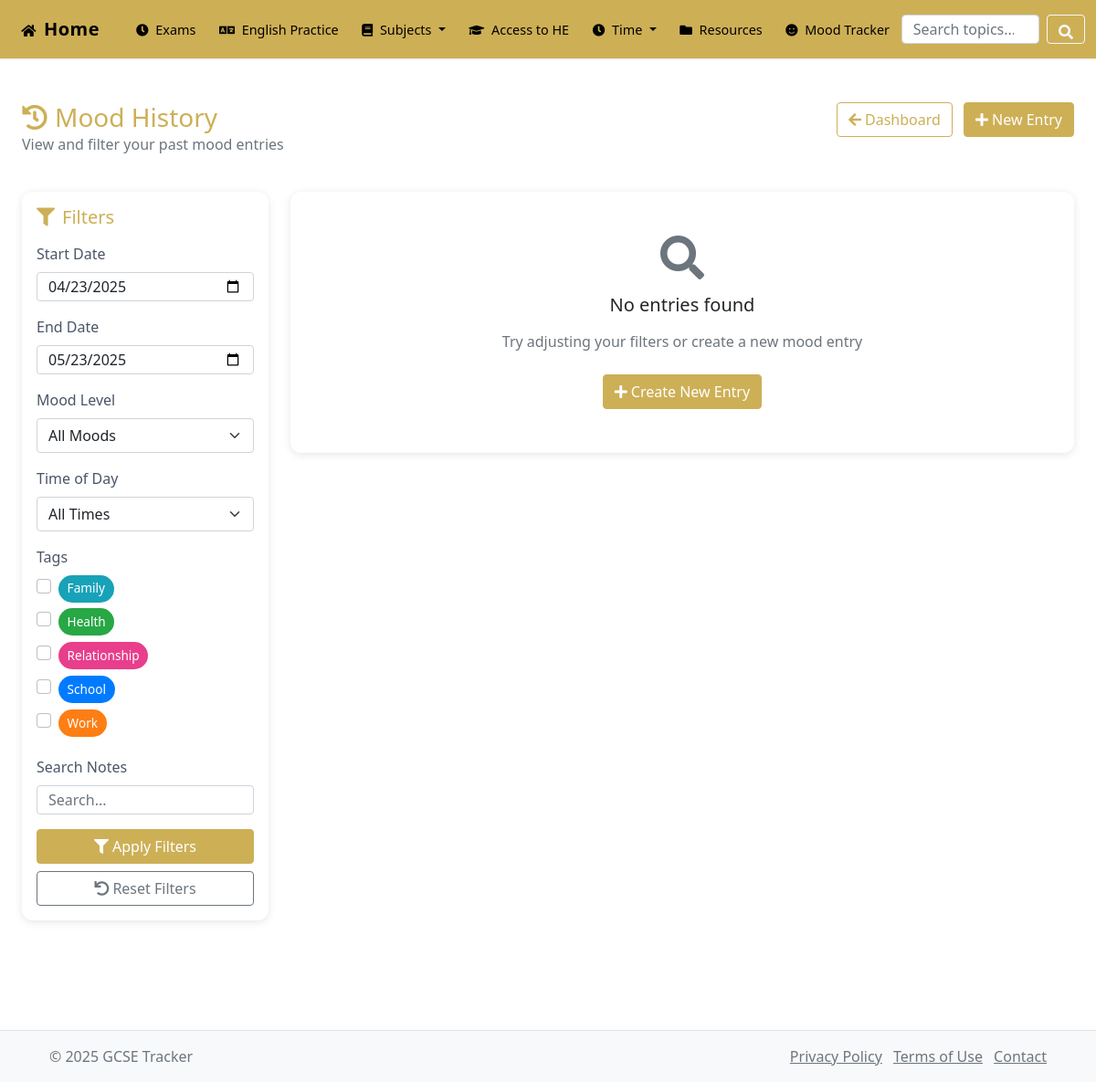
/pages/mood_tracking/history.php, run on an earlier commit of the app's database.
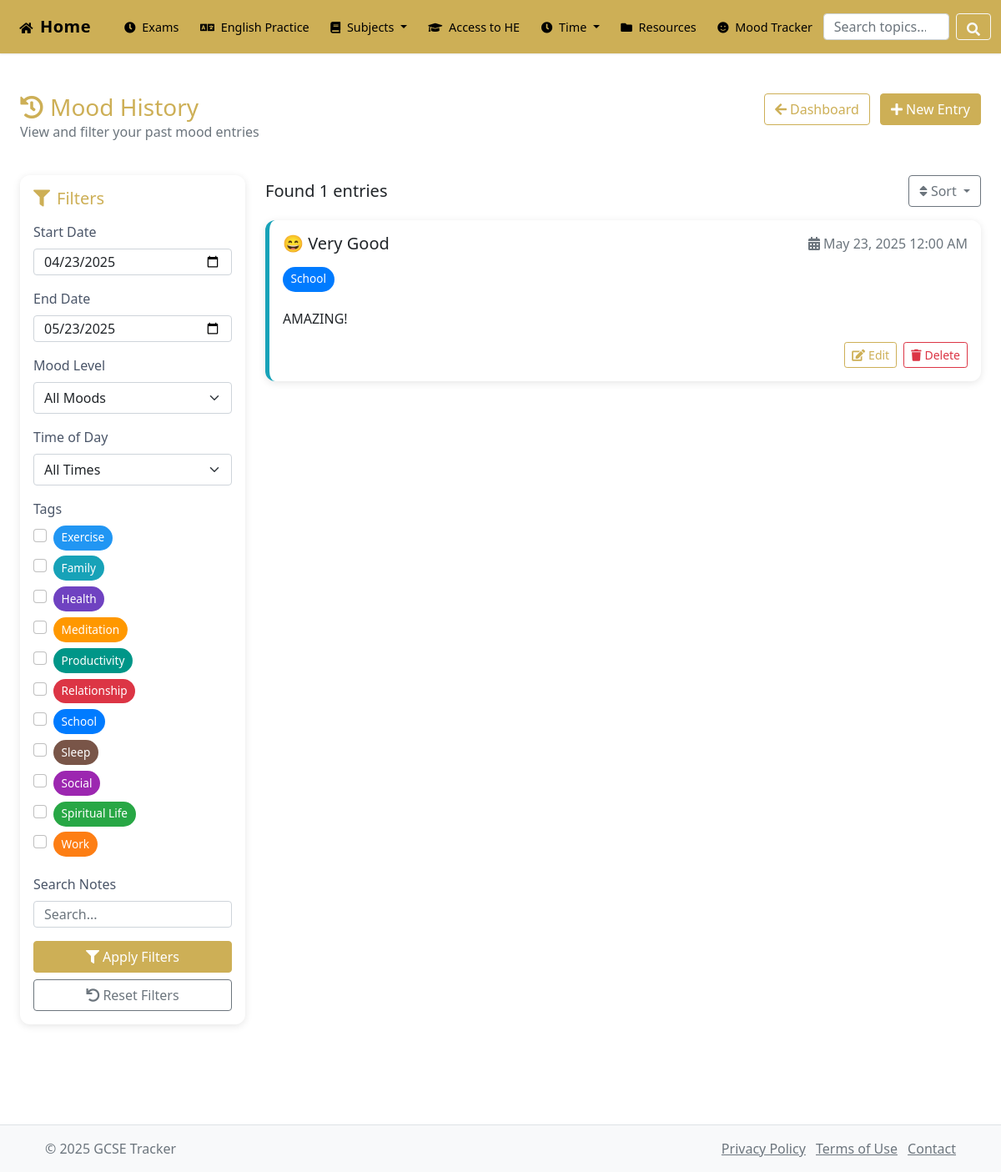
And on a later commit of the database.
### tables this page shows
CREATE TABLE `mood_tags` (
  `id` int(11) NOT NULL,
  `name` varchar(50) NOT NULL,
  `category` varchar(50) DEFAULT NULL,
  `color` varchar(7) DEFAULT '#6c757d',
  `created_at` timestamp NOT NULL DEFAULT current_timestamp()
);

CREATE TABLE `mood_entries` (
  `id` int(11) NOT NULL,
  `date` datetime NOT NULL DEFAULT current_timestamp(),
  `mood_level` tinyint(1) NOT NULL COMMENT 'Scale of 1-5 (1=very low, 5=very high)',
  `notes` text DEFAULT NULL,
  `created_at` timestamp NOT NULL DEFAULT current_timestamp(),
  `updated_at` timestamp NOT NULL DEFAULT current_timestamp() ON UPDATE current_timestamp()
);

### pages/mood_tracking/includes/functions.php (called while the page is built, shortened)
<?php
require_once $_SERVER['DOCUMENT_ROOT'] . '/config/db_connect.php';
function getMoodEntries($start_date = null, $end_date = null, $mood_level = null, $tag_ids = [], $time_of_day = null, $search = null) {
    global $conn;
    try {
        $query = "SELECT DISTINCT m.* FROM mood_entries m";
        $query .= " WHERE 1=1";
        $params = [];
        $types = "";
        if ($start_date) {
            $query .= " AND DATE(m.date) >= ?";
            $params[] = $start_date;
            $types .= "s";
        }
        if ($end_date) {
            $query .= " AND DATE(m.date) <= ?";
            $params[] = $end_date;
            $types .= "s";
        }
        $query .= " ORDER BY m.date DESC";
        $stmt = $conn->prepare($query);
        if (!empty($params)) {
            $stmt->bind_param($types, ...$params);
        }
        $stmt->execute();
        $result = $stmt->get_result();
        $mood_entries = [];
        while ($entry = $result->fetch_assoc()) {
            $tag_query = "SELECT t.*
                         FROM mood_tags t
                         JOIN mood_entry_tags met ON t.id = met.tag_id
                         WHERE met.mood_entry_id = ?";
            $tag_stmt = $conn->prepare($tag_query);
            $tag_stmt->bind_param("i", $entry['id']);
            $tag_stmt->execute();
            $tag_result = $tag_stmt->get_result();
            $entry['tags'] = [];
            while ($tag = $tag_result->fetch_assoc()) {
                $entry['tags'][] = $tag;
            }
            $mood_entries[] = $entry;
        }
        return $mood_entries;
    } catch (Exception $e) {
        error_log("Error getting mood entries: " . $e->getMessage());
        return false;
    }
}
function getMoodTags($category = null) {
    global $conn;
    try {
        $query = "SELECT * FROM mood_tags WHERE 1=1";
        $query .= " ORDER BY name ASC";
        $stmt = $conn->prepare($query);
        $stmt->execute();
        $result = $stmt->get_result();
        $tags = [];
        while ($tag = $result->fetch_assoc()) {
            $tags[] = $tag;
        }
        return $tags;
    } catch (Exception $e) {
        error_log("Error getting mood tags: " . $e->getMessage());
        return false;
    }
}
function getMoodLevelText($level) {
    switch (intval($level)) {
        case 5:
            return 'Very Good';
    }
}

### pages/mood_tracking/history.php (the view, shortened to what the changed rows need)
<?php
require_once __DIR__ . '/includes/functions.php';
require_once __DIR__ . '/../../includes/header.php';
$start_date = isset($_GET['start_date']) ? $_GET['start_date'] : date('Y-m-d', strtotime('-30 days'));
$end_date = isset($_GET['end_date']) ? $_GET['end_date'] : date('Y-m-d');
$mood_level = isset($_GET['mood_level']) ? intval($_GET['mood_level']) : null;
$tag_ids = isset($_GET['tags']) && !empty($_GET['tags']) ? explode(',', $_GET['tags']) : [];
$time_of_day = isset($_GET['time_of_day']) ? $_GET['time_of_day'] : null;
$search = isset($_GET['search']) ? trim($_GET['search']) : null;
$entries = getMoodEntries($start_date, $end_date, $mood_level, $tag_ids, $time_of_day, $search);
$all_tags = getMoodTags();
?>
<div class="container-fluid py-4">
    <div class="row mb-4">
        <div class="col-md-8">
            <h1 class="h3 mb-0" style="color: var(--accent-color);">
                <i class="fas fa-history me-2"></i>Mood History
            </h1>
        </div>
    </div>
    <div class="row">
        <div class="col-lg-3 col-md-4 mb-4">
            <div class="history-card filter-card">
                <div class="card-body">
                    <form id="filter_form" method="GET" action="history.php">
                        <?php if (!empty($all_tags)): ?>
                            <div class="mb-3">
                                <div class="tag-selector">
                                    <?php foreach ($all_tags as $tag): ?>
                                        <div class="form-check">
                                            <input class="form-check-input tag-checkbox" type="checkbox"
                                                   id="tag_<?php echo $tag['id']; ?>"
                                                   value="<?php echo $tag['id']; ?>"
                                                   <?php echo in_array($tag['id'], $tag_ids) ? 'checked' : ''; ?>>
                                            <label class="form-check-label" for="tag_<?php echo $tag['id']; ?>">
                                                <span class="tag-badge" style="background-color: <?php echo $tag['color']; ?>">
                                <?php echo htmlspecialchars($tag['name']); ?>
                            </span>
                                            </label>
                                        </div>
                            <?php endforeach; ?>
                        </div>
                    </div>
                        <?php endif; ?>
                    </form>
                    </div>
            </div>
        </div>
        <div class="col-lg-9 col-md-8">
            <?php if (!empty($entries)): ?>
                <div class="d-flex justify-content-between align-items-center mb-3">
                    <h5 class="mb-0">Found <?php echo count($entries); ?> entries</h5>
                    <div class="dropdown">
                        <button class="btn btn-outline-secondary dropdown-toggle" type="button" id="sortDropdown" data-bs-toggle="dropdown" aria-expanded="false">
                            <i class="fas fa-sort me-1"></i>Sort
                        </button>
            </div>
            </div>
                <div id="entries_container">
                    <?php foreach ($entries as $entry): ?>
                        <div class="history-card entry-card mood-<?php echo $entry['mood_level']; ?>" data-entry-id="<?php echo $entry['id']; ?>" data-entry-date="<?php echo $entry['date']; ?>" data-entry-mood="<?php echo $entry['mood_level']; ?>">
                            <div class="card-body">
                                <div class="d-flex flex-column flex-md-row justify-content-between align-items-md-center mb-3">
                                    <h5 class="card-title mb-2 mb-md-0">
                                        <?php
                                        $mood = $entry['mood_level'];
                                        $emoji = '';
                                        if ($mood == 5) $emoji = '😄';
                                        else if ($mood == 4) $emoji = '🙂';
                                        else if ($mood == 3) $emoji = '😐';
                                        else if ($mood == 2) $emoji = '😕';
                                        else $emoji = '😢';
                                        echo $emoji . ' ' . getMoodLevelText($mood);
                                        ?>
                                    </h5>
                                    <div class="text-muted">
                                        <i class="fas fa-calendar-alt me-1"></i><?php echo date('M j, Y g:i A', strtotime($entry['date'])); ?>
                            </div>
                        </div>
                                <?php if (!empty($entry['tags'])): ?>
                                    <div class="mb-3">
                                        <?php foreach ($entry['tags'] as $tag): ?>
                                            <span class="tag-badge" style="background-color: <?php echo $tag['color']; ?>">
                                                <?php echo htmlspecialchars($tag['name']); ?>
                                            </span>
                                        <?php endforeach; ?>
                                    </div>
                                <?php endif; ?>
                                <?php if (!empty($entry['notes'])): ?>
                                    <div class="card-text mb-3">
                                        <?php echo nl2br(htmlspecialchars($entry['notes'])); ?>
                                    </div>
                                <?php endif; ?>
                                <div class="d-flex justify-content-end">
                            <a href="entry.php?id=<?php echo $entry['id']; ?>" class="btn btn-sm btn-outline-accent me-2">
                                <i class="fas fa-edit me-1"></i>Edit
                            </a>
                                    <button type="button" class="btn btn-sm btn-outline-danger" onclick="deleteEntry(<?php echo $entry['id']; ?>)">
                                <i class="fas fa-trash me-1"></i>Delete
                            </button>
                        </div>
                    </div>
                        </div>
                    <?php endforeach; ?>
                </div>
            <?php else: ?>
                <div class="history-card">
                    <div class="card-body text-center py-5">
                    <div class="mb-3">
                            <i class="fas fa-search fa-3x text-muted"></i>
                    </div>
                        <h5 class="mb-3">No entries found</h5>
                        <p class="text-muted mb-4">Try adjusting your filters or create a new mood entry</p>
                        <a href="entry.php" class="btn btn-accent">
                            <i class="fas fa-plus me-1"></i>Create New Entry
                        </a>
                    </div>
                </div>
            <?php endif; ?>
        </div>
    </div>
</div>
<?php
require_once __DIR__ . '/../../includes/footer.php';
?>

What changed in the data, as far as the page shows it:
added mood_tags: name "Exercise", color "#2196F3" (drawn), shown under "Filters"
changed mood_tags "Health": color "#28a745" → "#6f42c1" (drawn)
added mood_tags: name "Meditation", color "#FF9800" (drawn), shown under "Filters"
added mood_tags: name "Productivity", color "#009688" (drawn), shown under "Filters"
changed mood_tags "Relationship": color "#e83e8c" → "#dc3545" (drawn)
added mood_tags: name "Sleep", color "#795548" (drawn), shown under "Filters"
added mood_tags: name "Social", color "#9C27B0" (drawn), shown under "Filters"
added mood_tags: name "Spiritual Life", shown under "Filters"
added mood_entries: mood_level "😄", mood_level "Very Good", date "May 23, 2025 12:00 AM", notes "AMAZING!", mood_tags (name "School")
Also different on the page:
count($entries): (not shown) → "1"
text no longer shown: "No entries found Try adjusting your filters or create a new mood entry Create New Entry"
text now shown: "Found entries Sort"
